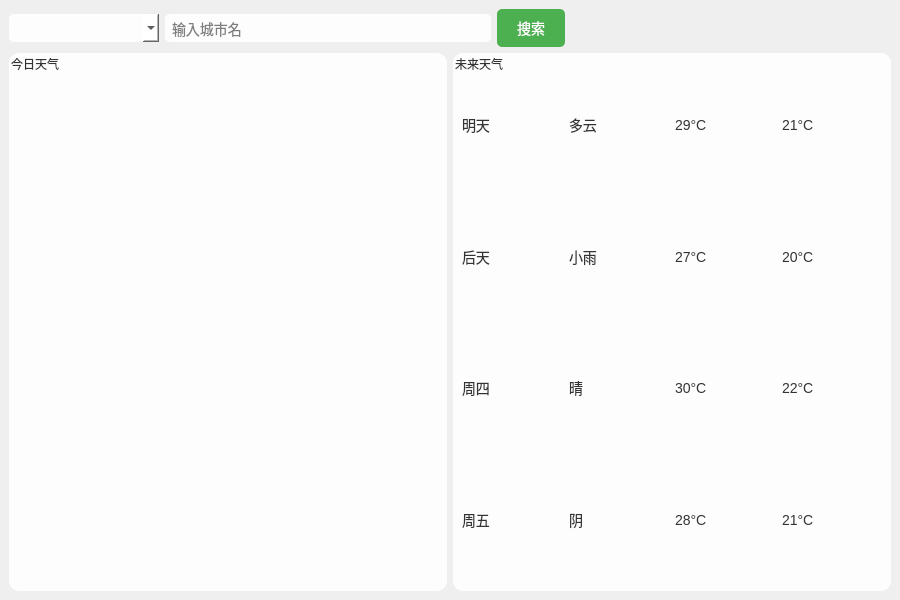
<?xml version="1.0" encoding="UTF-8"?>
<ui version="4.0">
 <class>Weather</class>
 <widget class="QMainWindow" name="Weather">
  <property name="geometry">
   <rect>
    <x>0</x>
    <y>0</y>
    <width>900</width>
    <height>600</height>
   </rect>
  </property>
  <property name="windowTitle">
   <string>天气预报</string>
  </property>
  <property name="styleSheet">
   <string notr="true">QMainWindow { background-color: linear-gradient(135deg, #667eea 0%, #764ba2 100%); }
QWidget#centralwidget { background-color: transparent; }
QComboBox { background-color: rgba(255, 255, 255, 0.9); border: none; border-radius: 5px; padding: 5px; font-size: 14px; }
QLineEdit { background-color: rgba(255, 255, 255, 0.9); border: none; border-radius: 5px; padding: 5px; font-size: 14px; }
QPushButton { background-color: #4CAF50; color: white; border: none; border-radius: 5px; padding: 8px 20px; font-size: 14px; }
QPushButton:hover { background-color: #45a049; }
QGroupBox { background-color: rgba(255, 255, 255, 0.9); border-radius: 10px; border: none; }
QGroupBox::title { font-size: 16px; font-weight: bold; color: #333; }
QLabel { color: #333; font-size: 14px; }
QLabel#label_city { font-size: 28px; font-weight: bold; color: #333; }
QLabel#label_du { font-size: 48px; font-weight: bold; color: #e74c3c; }
QLabel#label_type { font-size: 20px; font-weight: bold; color: #2c3e50; }
QLabel#label_high { color: #e74c3c; font-weight: bold; }
QLabel#label_low { color: #3498db; font-weight: bold; }
</string>
  </property>
  <widget class="QWidget" name="centralwidget">
   <layout class="QVBoxLayout" name="verticalLayout">
    <item>
     <layout class="QHBoxLayout" name="horizontalLayout_2">
      <item>
       <widget class="QComboBox" name="comboBox">
        <property name="minimumSize">
         <size>
          <width>150</width>
          <height>0</height>
         </size>
        </property>
       </widget>
      </item>
      <item>
       <widget class="QLineEdit" name="lineEdit">
        <property name="placeholderText">
         <string>输入城市名</string>
        </property>
       </widget>
      </item>
      <item>
       <widget class="QPushButton" name="pushButton">
        <property name="text">
         <string>搜索</string>
        </property>
       </widget>
      </item>
      <item>
       <spacer name="horizontalSpacer">
        <property name="orientation">
         <enum>Qt::Horizontal</enum>
        </property>
        <property name="sizeHint" stdset="0">
         <size>
          <width>40</width>
          <height>20</height>
         </size>
        </property>
       </spacer>
      </item>
     </layout>
    </item>
    <item>
     <layout class="QHBoxLayout" name="horizontalLayout">
      <item>
       <widget class="QGroupBox" name="groupBox">
        <property name="title">
         <string>今日天气</string>
        </property>
        <layout class="QVBoxLayout" name="verticalLayout_2">
         <item>
          <widget class="QLabel" name="label_city">
           <property name="text">
            <string/>
           </property>
           <property name="alignment">
            <set>Qt::AlignCenter</set>
           </property>
          </widget>
         </item>
         <item>
          <layout class="QHBoxLayout" name="horizontalLayout_3">
           <item>
            <widget class="QLabel" name="label_ymd">
             <property name="text">
              <string/>
             </property>
            </widget>
           </item>
           <item>
            <widget class="QLabel" name="label_week">
             <property name="text">
              <string/>
             </property>
            </widget>
           </item>
          </layout>
         </item>
         <item>
          <widget class="QLabel" name="label_type">
           <property name="text">
            <string/>
           </property>
           <property name="alignment">
            <set>Qt::AlignCenter</set>
           </property>
          </widget>
         </item>
         <item>
          <widget class="QLabel" name="label_du">
           <property name="text">
            <string/>
           </property>
           <property name="alignment">
            <set>Qt::AlignCenter</set>
           </property>
          </widget>
         </item>
         <item>
          <layout class="QHBoxLayout" name="horizontalLayout_4">
           <item>
            <widget class="QLabel" name="label_high">
             <property name="text">
              <string/>
             </property>
            </widget>
           </item>
           <item>
            <widget class="QLabel" name="label_low">
             <property name="text">
              <string/>
             </property>
            </widget>
           </item>
          </layout>
         </item>
         <item>
          <widget class="QLabel" name="label_pm">
           <property name="text">
            <string/>
           </property>
           <property name="alignment">
            <set>Qt::AlignCenter</set>
           </property>
          </widget>
         </item>
         <item>
          <widget class="QLabel" name="label_fxfl">
           <property name="text">
            <string/>
           </property>
           <property name="alignment">
            <set>Qt::AlignCenter</set>
           </property>
          </widget>
         </item>
        </layout>
       </widget>
      </item>
      <item>
       <widget class="QGroupBox" name="groupBox_2">
        <property name="title">
         <string>未来天气</string>
        </property>
        <layout class="QVBoxLayout" name="verticalLayout_3">
         <item>
          <layout class="QHBoxLayout" name="horizontalLayout_5">
           <item>
            <widget class="QLabel" name="label_day1">
             <property name="text">
              <string>明天</string>
             </property>
            </widget>
           </item>
           <item>
            <widget class="QLabel" name="label_type1">
             <property name="text">
              <string>多云</string>
             </property>
            </widget>
           </item>
           <item>
            <widget class="QLabel" name="label_high1">
             <property name="text">
              <string>29°C</string>
             </property>
            </widget>
           </item>
           <item>
            <widget class="QLabel" name="label_low1">
             <property name="text">
              <string>21°C</string>
             </property>
            </widget>
           </item>
          </layout>
         </item>
         <item>
          <layout class="QHBoxLayout" name="horizontalLayout_6">
           <item>
            <widget class="QLabel" name="label_day2">
             <property name="text">
              <string>后天</string>
             </property>
            </widget>
           </item>
           <item>
            <widget class="QLabel" name="label_type2">
             <property name="text">
              <string>小雨</string>
             </property>
            </widget>
           </item>
           <item>
            <widget class="QLabel" name="label_high2">
             <property name="text">
              <string>27°C</string>
             </property>
            </widget>
           </item>
           <item>
            <widget class="QLabel" name="label_low2">
             <property name="text">
              <string>20°C</string>
             </property>
            </widget>
           </item>
          </layout>
         </item>
         <item>
          <layout class="QHBoxLayout" name="horizontalLayout_7">
           <item>
            <widget class="QLabel" name="label_day3">
             <property name="text">
              <string>周四</string>
             </property>
            </widget>
           </item>
           <item>
            <widget class="QLabel" name="label_type3">
             <property name="text">
              <string>晴</string>
             </property>
            </widget>
           </item>
           <item>
            <widget class="QLabel" name="label_high3">
             <property name="text">
              <string>30°C</string>
             </property>
            </widget>
           </item>
           <item>
            <widget class="QLabel" name="label_low3">
             <property name="text">
              <string>22°C</string>
             </property>
            </widget>
           </item>
          </layout>
         </item>
         <item>
          <layout class="QHBoxLayout" name="horizontalLayout_8">
           <item>
            <widget class="QLabel" name="label_day4">
             <property name="text">
              <string>周五</string>
             </property>
            </widget>
           </item>
           <item>
            <widget class="QLabel" name="label_type4">
             <property name="text">
              <string>阴</string>
             </property>
            </widget>
           </item>
           <item>
            <widget class="QLabel" name="label_high4">
             <property name="text">
              <string>28°C</string>
             </property>
            </widget>
           </item>
           <item>
            <widget class="QLabel" name="label_low4">
             <property name="text">
              <string>21°C</string>
             </property>
            </widget>
           </item>
          </layout>
         </item>
        </layout>
       </widget>
      </item>
     </layout>
    </item>
   </layout>
  </widget>
 </widget>
 <resources/>
 <connections/>
</ui>
